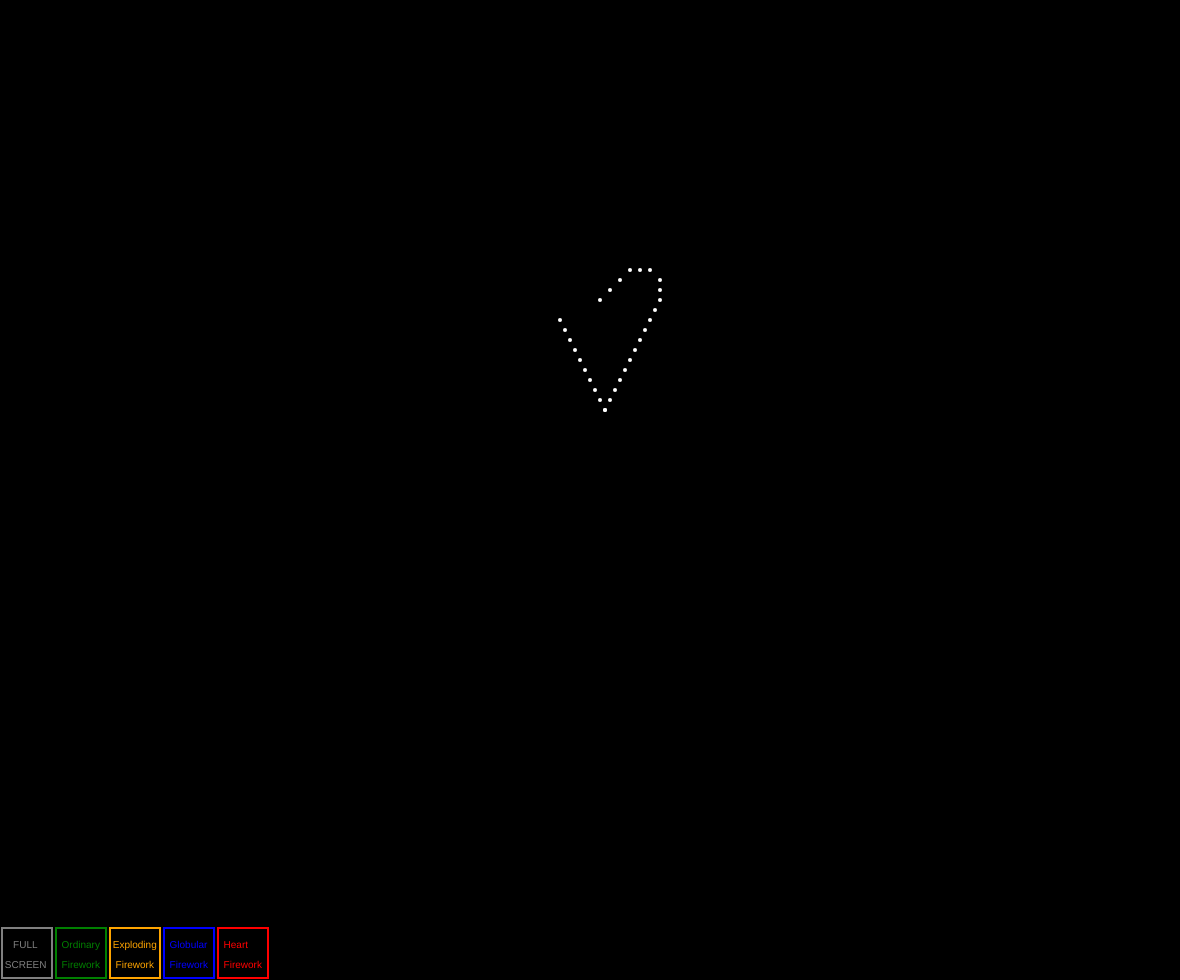
Frame 1 (no input)
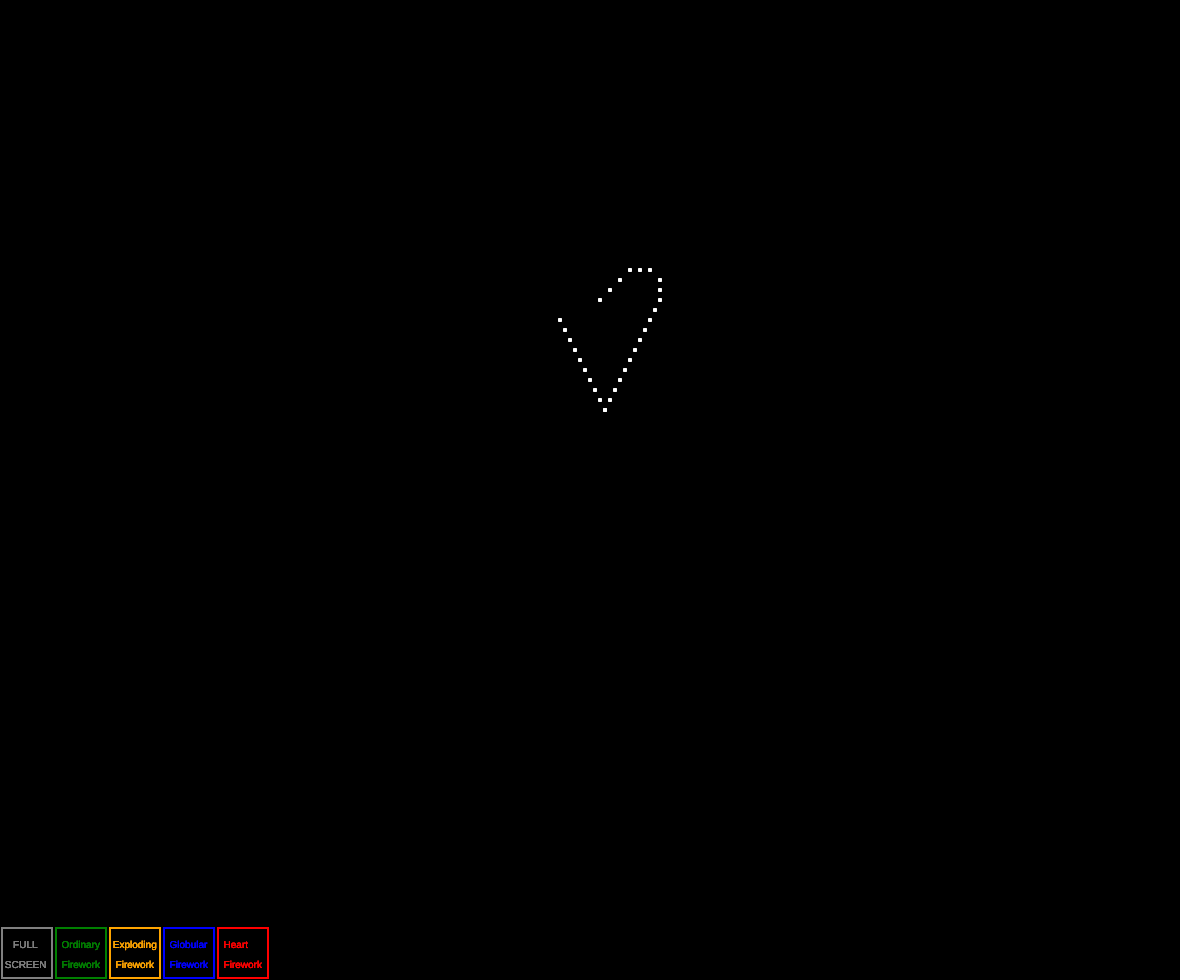
Frame 60 (no input)
Frame 120 (the mouse pressed at the canvas centre since frame 60): identical to frame 60, image omitted

The p5.js sketch that drew these frames (run headless with seeded random() and noise() and a simulated clock; from frame 60 on, the mouse is pressed at the canvas centre):

// p5.js sketch
// ── sketch.js
// P5.JS TEMPLATE - COMMENTS

// Declare Global Variables
let buttons, 
    fireworks = [],
    ordinaryFW = [], 
    globular = [], 
    heart = [];

// SETUP FUNCTION - Runs once at beginning of program
function setup() {
    createCanvas(windowWidth - 20, windowHeight - 20);
    background(0);

    // Initialize Global Variables
    buttons = [new Button(2, height - 52, "gray"), // Full Screen
               new Button(56, height - 52, "green"), // Ordinary
               new Button(110, height - 52, "orange"), // Exploding
               new Button(164, height - 52, "blue"), // Globular
               new Button(218, height - 52, "red")]; // Heart
}

// DRAW FUNCTION - Loops @ 60FPS by default
function draw() {
    background(0, 25);
    // TEMPORARY
    stroke(255);
    strokeWeight(4);
    // curve right
    point(600, 300);
    point(610, 290);
    point(620, 280);
    point(630, 270);
    point(640, 270);
    point(650, 270);
    point(660, 280);
    point(660, 290);
    point(660, 300);
    // slant right
    point(655, 310);
    point(650, 320);
    point(645, 330);
    point(640, 340);
    point(635, 350);
    point(630, 360);
    point(625, 370);
    point(620, 380);
    point(615, 390);
    point(610, 400);
    point(605, 410);
    // slant left
//    point(555, 310);
    point(560, 320);
    point(565, 330);
    point(570, 340);
    point(575, 350);
    point(580, 360);
    point(585, 370);
    point(590, 380);
    point(595, 390);
    point(600, 400);
    point(605, 410);

    /* BUTTON SHOW */
    buttons[0].show("    FULL", " SCREEN");
    buttons[1].show("  Ordinary", "  Firework");
    buttons[2].show(" Exploding", "  Firework");
    buttons[3].show("  Globular", "  Firework");
    buttons[4].show("  Heart", "  Firework");

    /* BUTTON FUNCTION */
    buttons[1].ordinary();
    buttons[2].exploding();
//    buttons[3].globular();
    buttons[4].heart();
}


function mousePressed() {
    buttons[0].fS();

}

// ── exploding.js
class Particle {
    constructor(x, y, tnt) {
        this.pos = createVector(x, y);
        this.tnt = tnt;
        this.gravity = createVector(0, 0.2);
        this.col = color(random(255), 100, random(255));
        
        if (this.tnt) {
            this.velocity = createVector(0, random(-15.5, -11));
        } else {
            this.velocity = p5.Vector.random2D();
            this.velocity.mult(random(2, 10));
        }
    }

    show() {
        stroke(this.col);
        strokeWeight(4);
        point(this.pos.x, this.pos.y);
    }

    update() {
        this.pos.add(this.velocity);
        this.velocity.add(this.gravity);
    }
}

class Firework {
    constructor() {
        this.firework = new Particle(random(width), height - 54, true);
        this.particles = [];
        this.exploded = false;
    }

    show() {
        if (!this.exploded) {
            this.firework.show();
        }
        
        for (let i = 0; i < this.particles.length; i++) {
            this.particles[i].show();
        }
    }

    update() {
        if (!this.exploded) {
            this.firework.update();
            
            // When it reaches the top
            if (this.firework.velocity.y >= 0) {
                this.exploded = true;
                this.explode();
            }
        }
        
        for (let i = this.particles.length - 1; i >= 0; i--) {
            this.particles[i].update();
        }
    }

    explode() {
        for (let i = 0; i < 100; i++) {
            let p = new Particle(this.firework.pos.x, this.firework.pos.y, false);
            this.particles.push(p);
        }
    }
}

// ── globular.js
class GlobularParticle {
    constructor(x, y) {
        this.pos = createVector(x, y);
        this.velocity = createVector(0, 0);
        this.gravity = createVector(0, 0);
    }
    
    show() {
        strokeWeight(4);
        stroke(255);
           
    }
}

// ── heart.js
class HeartParticle {
    constructor(x, y, tnt) {
        this.pos = createVector(x, y);
        this.gravity = createVector(0, 0.2);
        this.tnt = tnt;
        
        if (this.tnt) {
            this.velocity = createVector(0, random(-16, -11));
        } else {
//            this.velocity = p5.Vector.random2D();
            this.velocity.mult(6);
        }
    }

    show() {
        strokeWeight(4);
        stroke(255);
        point(this.pos.x, this.pos.y);
    }

    update() {
        this.pos.add(this.velocity);
        this.velocity.add(this.gravity);
    }
}

class HeartFirework {
    constructor() {
        this.firework = new HeartParticle(random(width), height - 52, true);
        this.particles = [];
        this.exploded = false;

    }

    show() {
        if (!this.exploded) {
            this.firework.show();
        }

        for (let i = 0; i < this.particles.length; i++) {
            this.particles[i].show();
        }
    }

    update() {
        if (!this.exploded) {
            this.firework.update();

            // When it reaches the top
            if (this.firework.velocity.y >= 0) {
                this.exploded = true;
                this.explode();

            }
        }

        for (let i = this.particles.length - 1; i >= 0; i--) {
            this.particles[i].update();
        }
    }

    explode() {
        for (let i = 0; i < 1; i++) {
            for (let x = 0; x < 45; x += 5) {
                for (let y = 0; y < 90; y += 10) {
                    let p = new HeartParticle(this.firework.pos.x + x, this.firework.pos.y + y, false);
                    this.particles.push(p);
                }
            }
        }
    }
}

// ── helper.js
class Button {
    /* BUTTONS */
    constructor(x, y, col) {
        this.pos = createVector(x, y);
        this.l = 50;
        this.col = col;
    }

    show(txt, txt2) {
        stroke(this.col);
        strokeWeight(2);
        noFill();
        rect(this.pos.x, this.pos.y, this.l, this.l);

        noStroke();
        fill(this.col);
        textSize(10)
        text(txt, this.pos.x, this.pos.y + 20);
        text(txt2, this.pos.x, this.pos.y + 40);
    }
    
    /* FULL SCREEN */
    fS() {
        if (mouseX > this.pos.x && mouseX < (this.pos.x + 50) && mouseY > this.pos.y && mouseY < (this.pos.y + 50)) {
            let fs = fullscreen();
            fullscreen(!fs);
        }
    }
    
    /* ORDINARY FIREWORKS */
    ordinary() {
        if (mouseX > this.pos.x && mouseX < (this.pos.x + 50) && mouseY > this.pos.y && mouseY < (this.pos.y + 50)) {
            if (random(1) < 0.075) {
                ordinaryFW.push(new FireworkA());
            }
            
            for (let i = 0; i < ordinaryFW.length; i++) {
                ordinaryFW[i].show();
                ordinaryFW[i].update();
                
                if (ordinaryFW.length > 25) {
                    ordinaryFW.splice(i, 1);
                }
            }
        }
    }
    
    /* EXPLODING FIREWORKS */
    exploding() {
        if (mouseX > this.pos.x && mouseX < (this.pos.x + 50) && mouseY > this.pos.y && mouseY < (this.pos.y + 50)) {
            if (random(1) < 0.05) {
                fireworks.push(new Firework());
            }
            
            for (let i = 0; i < fireworks.length; i++) {
                fireworks[i].show();
                fireworks[i].update();

                if (fireworks.length > 25) {
                    fireworks.splice(i, 1);
                }
            }
        }   
    }
    
    /* GLOBULAR FIREWORKS */
    globular() {
        if (mouseX > this.pos.x && mouseX < (this.pos.x + 50) && mouseY > this.pos.y && mouseY < (this.pos.y + 50)) {
            if (random(1) < 0.05) {
                globular.push(new FireworkC());
            }
            
            for (let i = 0; i < globular.length; i++) {
                globular[i].show();
                globular[i].update();

                if (globular.length > 25) {
                    globular.splice(i, 1);
                }
            }
        }
    }
    
    /* HEART FIREWORKS */
    heart() {
        if (mouseX > this.pos.x && mouseX < (this.pos.x + 50) && mouseY > this.pos.y && mouseY < (this.pos.y + 50)) {
            if (random(1) < 0.05) {
                heart.push(new HeartFirework());
            }
            
            for (let i = 0; i < heart.length; i++) {
                heart[i].show();
                heart[i].update();

                if (heart.length > 25) {
                    heart.splice(i, 1);
                }
            }
        }
    }
}

// ── ordinary.js
class ParticleA {
    constructor(x, y, tnt) {
        this.pos = createVector(x, y);
        this.tnt = tnt;
        this.gravity = createVector(0, 0.2);
        this.col = random(255);
        this.lifespan = 255;

        if (this.tnt) {
            this.velocity = createVector(0, random(-15.5, -11));
        } else {
            this.velocity = p5.Vector.random2D();
            this.velocity.mult(random(2, 10));
        }
    }

    show() {
        if (!this.tnt) {
            strokeWeight(2);
            stroke(this.col, 100, this.col, this.lifespan);
        } else {
            strokeWeight(4);
            stroke(this.col, 100, this.col);
        }
        point(this.pos.x, this.pos.y);
    }

    update() {
        if (!this.tnt) {
            this.velocity.mult(0.9);
            this.lifespan -= 10;
        }

        this.pos.add(this.velocity);
        this.velocity.add(this.gravity);
    }

    done() {
        if (this.lifespan < 0) {
            return true;
        } else {
            return false;
        }
    }
}

class FireworkA {
    constructor() {
        this.firework = new ParticleA(random(width), height - 54, true);
        this.particles = [];
        this.exploded = false;
    }

    show() {
        if (!this.exploded) {
            this.firework.show();
        }

        for (let i = 0; i < this.particles.length; i++) {
            this.particles[i].show();
        }
    }

    update() {
        if (!this.exploded) {
            this.firework.update();

            // When it reaches the top
            if (this.firework.velocity.y >= 0) {
                this.exploded = true;
                this.explode();
            }
        }

        for (let i = this.particles.length - 1; i >= 0; i--) {
            this.particles[i].update();
        }
    }

    explode() {
        for (let i = 0; i < 100; i++) {
            let p = new ParticleA(this.firework.pos.x, this.firework.pos.y, false);
            this.particles.push(p);
        }
    }
}
